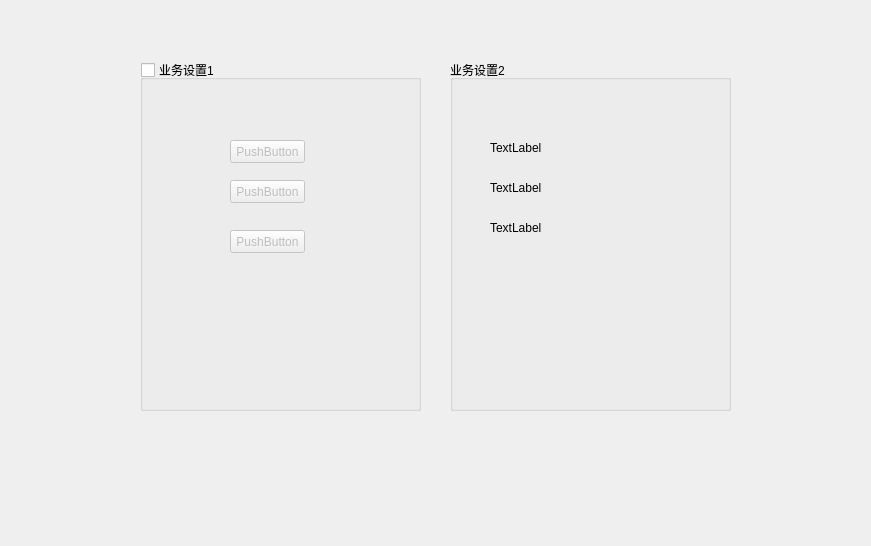
<?xml version="1.0" encoding="UTF-8"?>
<ui version="4.0">
 <class>Form</class>
 <widget class="QWidget" name="Form">
  <property name="geometry">
   <rect>
    <x>0</x>
    <y>0</y>
    <width>871</width>
    <height>546</height>
   </rect>
  </property>
  <property name="windowTitle">
   <string>Form</string>
  </property>
  <widget class="QGroupBox" name="groupBox">
   <property name="geometry">
    <rect>
     <x>140</x>
     <y>60</y>
     <width>281</width>
     <height>351</height>
    </rect>
   </property>
   <property name="title">
    <string>业务设置1</string>
   </property>
   <property name="checkable">
    <bool>true</bool>
   </property>
   <property name="checked">
    <bool>false</bool>
   </property>
   <widget class="QPushButton" name="pushButton">
    <property name="geometry">
     <rect>
      <x>90</x>
      <y>80</y>
      <width>75</width>
      <height>23</height>
     </rect>
    </property>
    <property name="text">
     <string>PushButton</string>
    </property>
   </widget>
   <widget class="QPushButton" name="pushButton_2">
    <property name="geometry">
     <rect>
      <x>90</x>
      <y>120</y>
      <width>75</width>
      <height>23</height>
     </rect>
    </property>
    <property name="text">
     <string>PushButton</string>
    </property>
   </widget>
   <widget class="QPushButton" name="pushButton_3">
    <property name="geometry">
     <rect>
      <x>90</x>
      <y>170</y>
      <width>75</width>
      <height>23</height>
     </rect>
    </property>
    <property name="text">
     <string>PushButton</string>
    </property>
   </widget>
  </widget>
  <widget class="QGroupBox" name="groupBox_2">
   <property name="geometry">
    <rect>
     <x>450</x>
     <y>60</y>
     <width>281</width>
     <height>351</height>
    </rect>
   </property>
   <property name="title">
    <string>业务设置2</string>
   </property>
   <widget class="QLabel" name="label">
    <property name="geometry">
     <rect>
      <x>40</x>
      <y>80</y>
      <width>53</width>
      <height>15</height>
     </rect>
    </property>
    <property name="text">
     <string>TextLabel</string>
    </property>
   </widget>
   <widget class="QLabel" name="label_2">
    <property name="geometry">
     <rect>
      <x>40</x>
      <y>120</y>
      <width>53</width>
      <height>15</height>
     </rect>
    </property>
    <property name="text">
     <string>TextLabel</string>
    </property>
   </widget>
   <widget class="QLabel" name="label_3">
    <property name="geometry">
     <rect>
      <x>40</x>
      <y>160</y>
      <width>53</width>
      <height>15</height>
     </rect>
    </property>
    <property name="text">
     <string>TextLabel</string>
    </property>
   </widget>
  </widget>
 </widget>
 <resources/>
 <connections/>
</ui>
